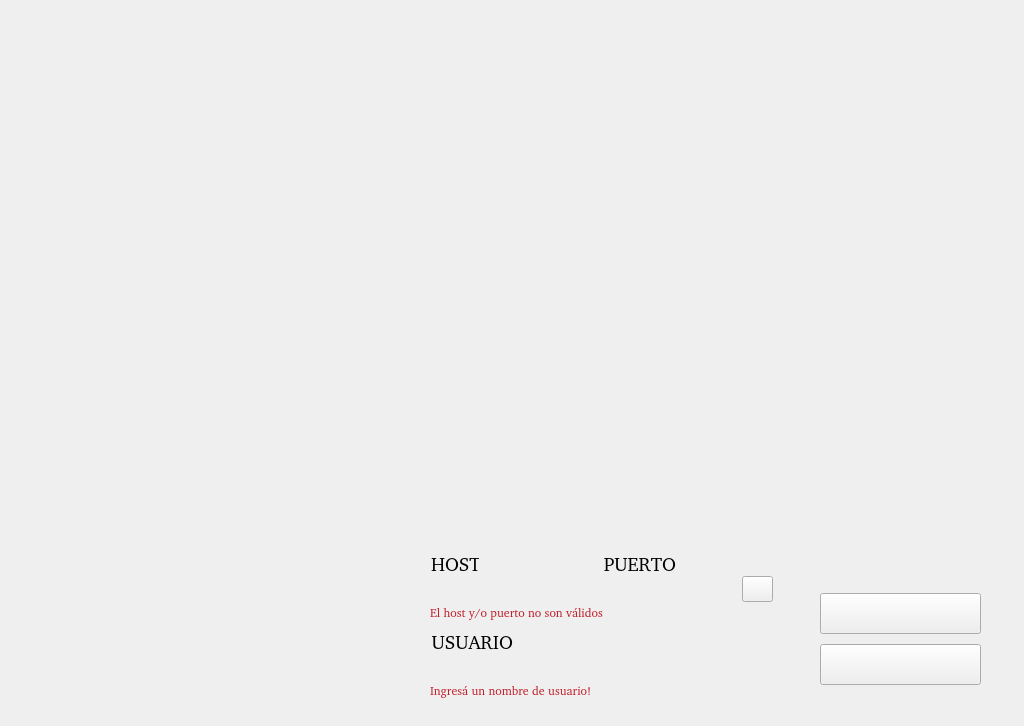
<?xml version="1.0" encoding="UTF-8"?>
<ui version="4.0">
 <class>LobbyWindow</class>
 <widget class="QMainWindow" name="LobbyWindow">
  <property name="geometry">
   <rect>
    <x>0</x>
    <y>0</y>
    <width>1024</width>
    <height>726</height>
   </rect>
  </property>
  <property name="sizePolicy">
   <sizepolicy hsizetype="Fixed" vsizetype="Fixed">
    <horstretch>0</horstretch>
    <verstretch>0</verstretch>
   </sizepolicy>
  </property>
  <property name="minimumSize">
   <size>
    <width>1024</width>
    <height>726</height>
   </size>
  </property>
  <property name="maximumSize">
   <size>
    <width>1024</width>
    <height>726</height>
   </size>
  </property>
  <property name="windowTitle">
   <string>MainWindow</string>
  </property>
  <widget class="QWidget" name="centralwidget">
   <widget class="QLabel" name="frame">
    <property name="geometry">
     <rect>
      <x>0</x>
      <y>0</y>
      <width>1024</width>
      <height>726</height>
     </rect>
    </property>
    <property name="text">
     <string/>
    </property>
    <property name="pixmap">
     <pixmap resource="../../resources/lobby/lobby.qrc">:/images/login/interfaz.png</pixmap>
    </property>
   </widget>
   <widget class="QLabel" name="animation">
    <property name="geometry">
     <rect>
      <x>0</x>
      <y>20</y>
      <width>1041</width>
      <height>501</height>
     </rect>
    </property>
    <property name="lineWidth">
     <number>0</number>
    </property>
    <property name="text">
     <string/>
    </property>
    <property name="pixmap">
     <pixmap resource="../../resources/lobby/lobby.qrc">:/images/login/animacion.gif</pixmap>
    </property>
    <property name="scaledContents">
     <bool>false</bool>
    </property>
   </widget>
   <widget class="QPushButton" name="connectBtn">
    <property name="geometry">
     <rect>
      <x>820</x>
      <y>644</y>
      <width>161</width>
      <height>41</height>
     </rect>
    </property>
    <property name="text">
     <string/>
    </property>
    <property name="icon">
     <iconset resource="../../resources/lobby/lobby.qrc">
      <normaloff>:/images/login/btn_conectar.png</normaloff>:/images/login/btn_conectar.png</iconset>
    </property>
    <property name="iconSize">
     <size>
      <width>161</width>
      <height>39</height>
     </size>
    </property>
   </widget>
   <widget class="QPushButton" name="create_btn">
    <property name="geometry">
     <rect>
      <x>820</x>
      <y>593</y>
      <width>161</width>
      <height>41</height>
     </rect>
    </property>
    <property name="text">
     <string/>
    </property>
    <property name="icon">
     <iconset resource="../../resources/lobby/lobby.qrc">
      <normaloff>:/images/login/btn_crear.png</normaloff>:/images/login/btn_crear.png</iconset>
    </property>
    <property name="iconSize">
     <size>
      <width>161</width>
      <height>39</height>
     </size>
    </property>
   </widget>
   <widget class="QLineEdit" name="host">
    <property name="geometry">
     <rect>
      <x>432</x>
      <y>580</y>
      <width>151</width>
      <height>16</height>
     </rect>
    </property>
    <property name="font">
     <font>
      <family>Nimbus Roman [UKWN]</family>
      <pointsize>14</pointsize>
     </font>
    </property>
    <property name="styleSheet">
     <string notr="true">background: transparent;
border: none;</string>
    </property>
    <property name="frame">
     <bool>false</bool>
    </property>
    <property name="readOnly">
     <bool>false</bool>
    </property>
   </widget>
   <widget class="QLineEdit" name="port">
    <property name="geometry">
     <rect>
      <x>607</x>
      <y>580</y>
      <width>111</width>
      <height>16</height>
     </rect>
    </property>
    <property name="font">
     <font>
      <family>Nimbus Roman [UKWN]</family>
      <pointsize>14</pointsize>
     </font>
    </property>
    <property name="styleSheet">
     <string notr="true">background: transparent;
border: none;</string>
    </property>
    <property name="frame">
     <bool>false</bool>
    </property>
    <property name="readOnly">
     <bool>false</bool>
    </property>
   </widget>
   <widget class="QLineEdit" name="user">
    <property name="geometry">
     <rect>
      <x>433</x>
      <y>658</y>
      <width>331</width>
      <height>16</height>
     </rect>
    </property>
    <property name="font">
     <font>
      <family>Nimbus Roman [UKWN]</family>
      <pointsize>14</pointsize>
     </font>
    </property>
    <property name="styleSheet">
     <string notr="true">background: transparent;
border: none;</string>
    </property>
    <property name="frame">
     <bool>false</bool>
    </property>
    <property name="readOnly">
     <bool>false</bool>
    </property>
   </widget>
   <widget class="QPushButton" name="info">
    <property name="geometry">
     <rect>
      <x>742</x>
      <y>576</y>
      <width>31</width>
      <height>26</height>
     </rect>
    </property>
    <property name="contextMenuPolicy">
     <enum>Qt::ContextMenuPolicy::CustomContextMenu</enum>
    </property>
    <property name="toolTip">
     <string>&lt;!DOCTYPE HTML PUBLIC &quot;-//W3C//DTD HTML 4.0//EN&quot; &quot;http://www.w3.org/TR/REC-html40/strict.dtd&quot;&gt;
&lt;html&gt;
&lt;head&gt;
&lt;meta charset=&quot;utf-8&quot; /&gt;
&lt;style type=&quot;text/css&quot;&gt;
/* Fondo completamente oscuro, estilo pergamino quemado / madera */
body {
    background: qlineargradient(x1:0, y1:0, x2:0, y2:1,
                                stop:0 #2c1a0c, stop:1 #0f0803);
    font-family: 'Times New Roman', 'Georgia', serif;
    font-size: 11pt;
    font-weight: normal;
    color: #f7e5b3;  /* Texto base dorado claro */
    margin: 8px 16px;  /* Más margen a los costados */
    padding: 10px 18px; /* Más relleno interior */
    border: 2px solid #c9a87c; /* Borde dorado/marfil */
    border-radius: 10px;
    box-shadow: 4px 4px 8px rgba(0,0,0,0.6);
}
p {
    margin: 6px 0;
}
&lt;/style&gt;
&lt;/head&gt;
&lt;body&gt;
&lt;p align=&quot;center&quot; style=&quot;margin-top:0; margin-bottom:6px;&quot;&gt;
&lt;span style=&quot;font-size:13pt; font-weight:bold; color:#ffe7a3;&quot;&gt;✦ Pedile a tu amigx que corre el servidor, la dirección IP y puerto en el que lo ejecutó ✦&lt;/span&gt;
&lt;/p&gt;
&lt;p align=&quot;center&quot; style=&quot;margin-bottom:0;&quot;&gt;
&lt;span style=&quot;font-size:11pt; color:#e3c78a;&quot;&gt;Si están conectados en distintas redes, es importante que tu amigx exponga el puerto.&lt;/span&gt;
&lt;/p&gt;
&lt;/body&gt;
&lt;/html&gt;</string>
    </property>
    <property name="toolTipDuration">
     <number>20000</number>
    </property>
    <property name="text">
     <string/>
    </property>
    <property name="icon">
     <iconset resource="../../resources/lobby/lobby.qrc">
      <normaloff>:/images/login/btn_info.png</normaloff>:/images/login/btn_info.png</iconset>
    </property>
    <property name="iconSize">
     <size>
      <width>31</width>
      <height>28</height>
     </size>
    </property>
   </widget>
   <widget class="QLabel" name="l_host">
    <property name="geometry">
     <rect>
      <x>430</x>
      <y>551</y>
      <width>49</width>
      <height>26</height>
     </rect>
    </property>
    <property name="font">
     <font>
      <family>Nimbus Roman [UKWN]</family>
      <pointsize>14</pointsize>
     </font>
    </property>
    <property name="text">
     <string>HOST</string>
    </property>
    <property name="textFormat">
     <enum>Qt::TextFormat::RichText</enum>
    </property>
    <property name="scaledContents">
     <bool>true</bool>
    </property>
    <property name="alignment">
     <set>Qt::AlignmentFlag::AlignRight|Qt::AlignmentFlag::AlignTrailing|Qt::AlignmentFlag::AlignVCenter</set>
    </property>
   </widget>
   <widget class="QLabel" name="l_port">
    <property name="geometry">
     <rect>
      <x>603</x>
      <y>551</y>
      <width>73</width>
      <height>26</height>
     </rect>
    </property>
    <property name="font">
     <font>
      <family>Nimbus Roman [UKWN]</family>
      <pointsize>14</pointsize>
     </font>
    </property>
    <property name="text">
     <string>PUERTO</string>
    </property>
    <property name="scaledContents">
     <bool>false</bool>
    </property>
    <property name="alignment">
     <set>Qt::AlignmentFlag::AlignRight|Qt::AlignmentFlag::AlignTrailing|Qt::AlignmentFlag::AlignVCenter</set>
    </property>
   </widget>
   <widget class="QLabel" name="l_name">
    <property name="geometry">
     <rect>
      <x>430</x>
      <y>629</y>
      <width>83</width>
      <height>26</height>
     </rect>
    </property>
    <property name="font">
     <font>
      <family>Nimbus Roman [UKWN]</family>
      <pointsize>14</pointsize>
      <italic>false</italic>
      <bold>false</bold>
      <underline>false</underline>
      <strikeout>false</strikeout>
     </font>
    </property>
    <property name="text">
     <string>USUARIO</string>
    </property>
    <property name="textFormat">
     <enum>Qt::TextFormat::RichText</enum>
    </property>
    <property name="alignment">
     <set>Qt::AlignmentFlag::AlignRight|Qt::AlignmentFlag::AlignTrailing|Qt::AlignmentFlag::AlignVCenter</set>
    </property>
   </widget>
   <widget class="QLabel" name="name_err">
    <property name="enabled">
     <bool>true</bool>
    </property>
    <property name="geometry">
     <rect>
      <x>430</x>
      <y>681</y>
      <width>191</width>
      <height>18</height>
     </rect>
    </property>
    <property name="font">
     <font>
      <family>Nimbus Roman [urw]</family>
      <bold>false</bold>
     </font>
    </property>
    <property name="styleSheet">
     <string notr="true">color: rgb(192, 28, 40)</string>
    </property>
    <property name="text">
     <string>Ingresá un nombre de usuario!</string>
    </property>
   </widget>
   <widget class="QLabel" name="conn_err">
    <property name="enabled">
     <bool>true</bool>
    </property>
    <property name="geometry">
     <rect>
      <x>430</x>
      <y>603</y>
      <width>211</width>
      <height>18</height>
     </rect>
    </property>
    <property name="font">
     <font>
      <family>Nimbus Roman [urw]</family>
      <bold>false</bold>
     </font>
    </property>
    <property name="styleSheet">
     <string notr="true">color: rgb(192, 28, 40)</string>
    </property>
    <property name="text">
     <string>El host y/o puerto no son válidos</string>
    </property>
   </widget>
   <zorder>animation</zorder>
   <zorder>frame</zorder>
   <zorder>connectBtn</zorder>
   <zorder>create_btn</zorder>
   <zorder>host</zorder>
   <zorder>port</zorder>
   <zorder>user</zorder>
   <zorder>info</zorder>
   <zorder>l_host</zorder>
   <zorder>l_port</zorder>
   <zorder>l_name</zorder>
   <zorder>name_err</zorder>
   <zorder>conn_err</zorder>
  </widget>
 </widget>
 <resources>
  <include location="../../resources/lobby/lobby.qrc"/>
 </resources>
 <connections/>
</ui>
